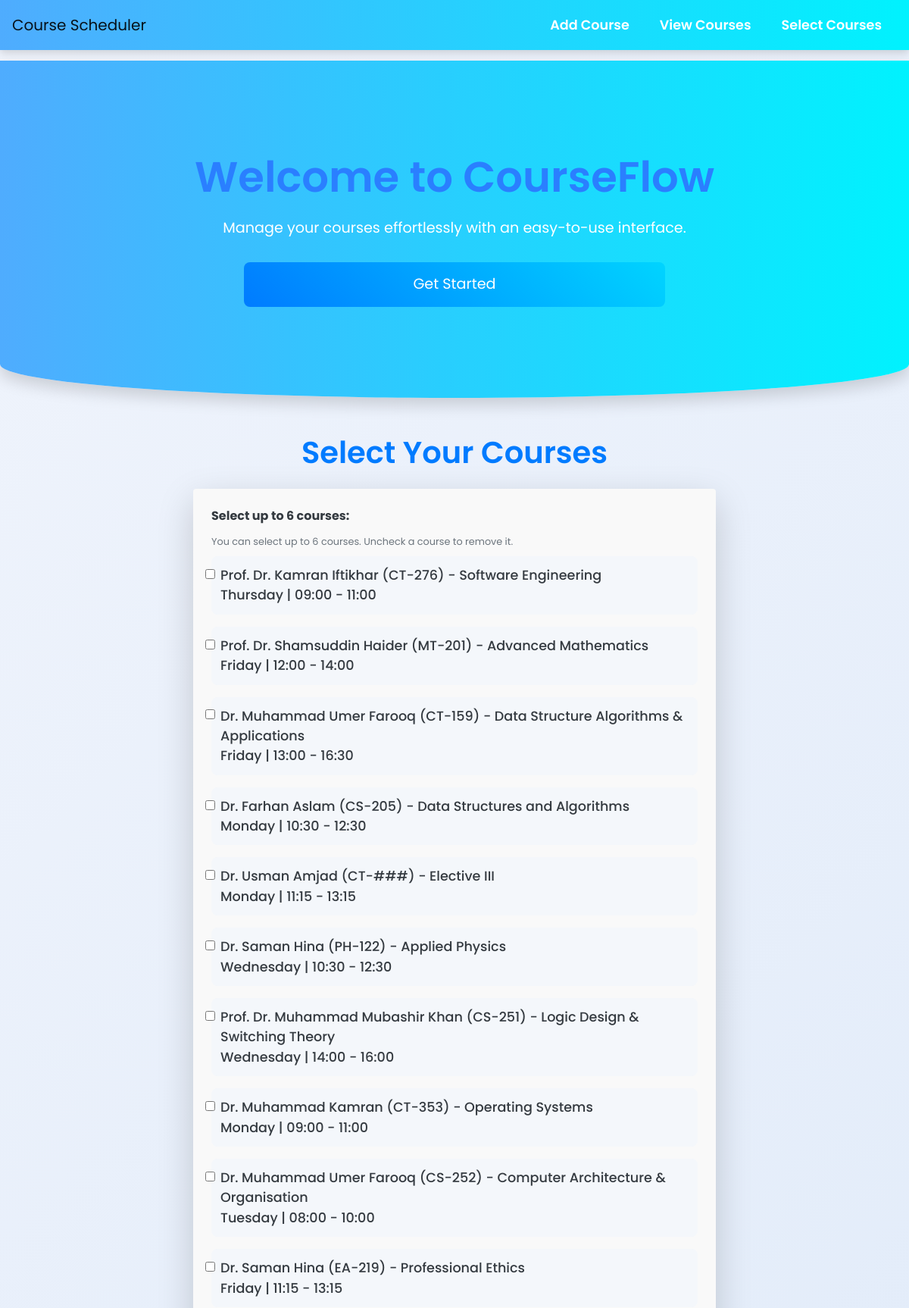
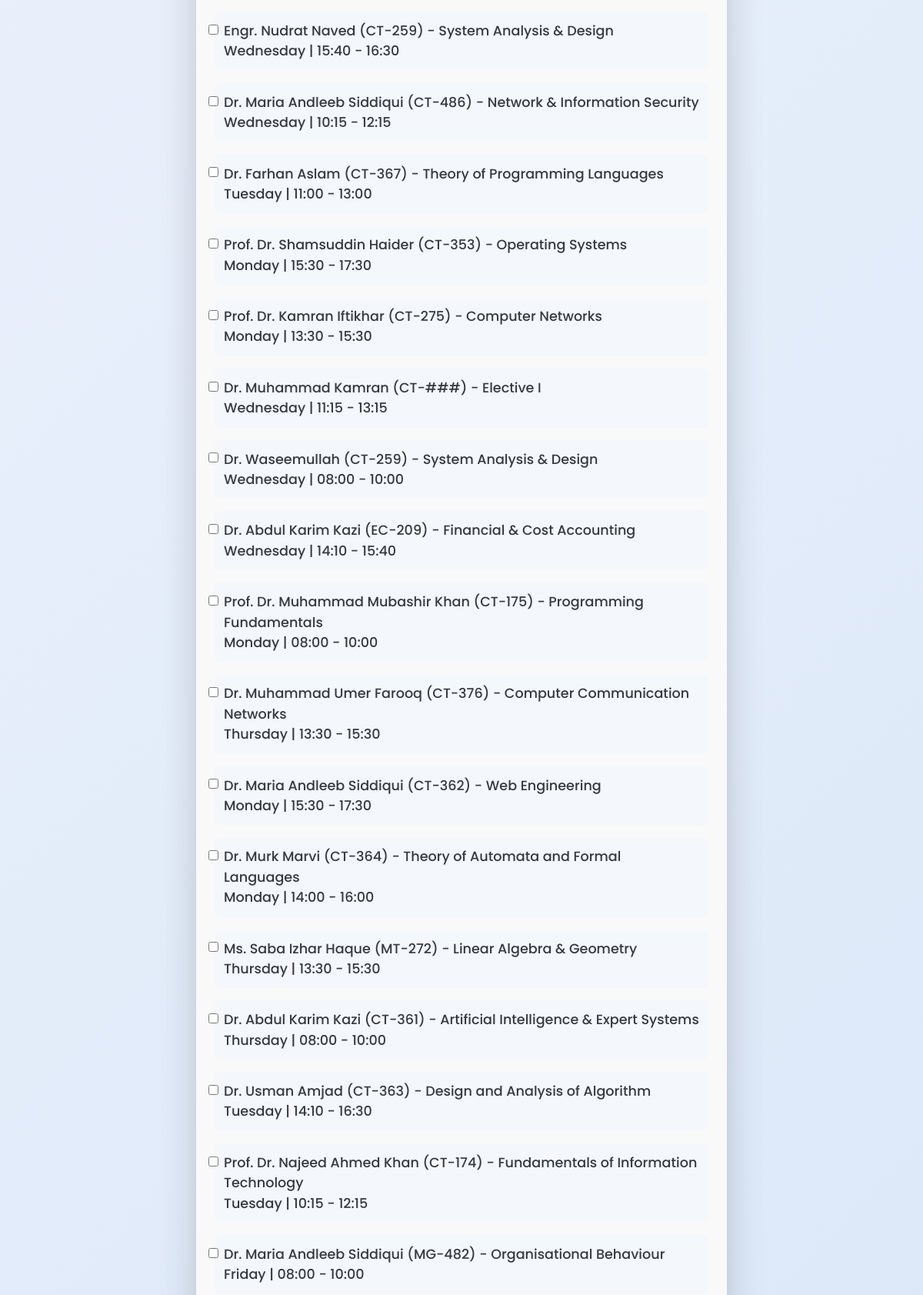
/select_courses (upper part), run on the app's committed database (2 pictures, top to bottom).
### tables this page shows
CREATE TABLE course_schedule (
        id INTEGER PRIMARY KEY AUTOINCREMENT,
        teacher_name TEXT NOT NULL,
        course_code TEXT NOT NULL,
        course_title TEXT NOT NULL,
        day_of_week TEXT NOT NULL,
        class_start_time TIME NOT NULL,
        class_end_time TIME NOT NULL,
        room INTEGER NOT NULL
    );

### app.py (the view, shortened to what this page needs)
@app.route('/select_courses', methods=['GET', 'POST'])
def select_courses():
    try:
        with get_db_connection() as conn:
            if conn:
                cursor = conn.cursor()
                cursor.execute("""
                    SELECT id, teacher_name, course_code , course_title, day_of_week, class_start_time, class_end_time
                    FROM course_schedule
                """)
                courses = cursor.fetchall()
            else:
                raise sqlite3.Error("Failed to connect to the database")
        selected_courses = session.get('selected_courses', [])
        return render_template('select_courses.html', courses=courses, selected_courses=selected_courses)
    except sqlite3.Error as e:
        flash(f"Database error: {e}", "danger")
        return render_template('select_courses.html', courses=[], selected_courses=[])

### app.py (called while the page is built)
def get_db_connection():
    try:
        conn = sqlite3.connect('university_schedule.db')
        conn.row_factory = sqlite3.Row  # Allows rows to behave like dictionaries
        return conn
    except sqlite3.Error as e:
        print(f"Database connection error: {e}")
        flash(f"Database error: {e}", "danger")
        return None

### templates/select_courses.html (shortened to what this page needs)
{% extends 'base.html' %}
{% block content %}
<div class="container mt-5">
  <h1 class="text-center mb-4 text-primary">Select Your Courses</h1>
  <div class="card shadow-lg p-4 rounded">
    <form method="POST" id="courseForm">
      <div class="form-group">
        <label class="font-weight-bold text-dark">Select up to 6 courses:</label><br />
        <small class="form-text text-muted">You can select up to 6 courses. Uncheck a course to remove it.</small>
        <div id="courseList">
          {% for course in courses %}
          <div class="form-check mb-3 course-item">
            <input
              class="form-check-input"
              type="checkbox"
              name="courses"
              value="{{ course[0] }}"
              id="course_{{ course[0] }}"
            />
            <label class="form-check-label text-dark" for="course_{{ course[0] }}">
              {{ course[1] }} ({{ course[2] }}) - {{ course[3] }}<br />
              {{ course[4] }} | {{ course[5] }} - {{ course[6] }}
            </label>
          </div>
          {% endfor %}
        </div>
      </div>
    </form>
  </div>
</div>
{% endblock %}

### templates/base.html (style rules this page uses)
body { font-family: "Poppins", sans-serif; background: linear-gradient(135deg, #f0f4fc, #dae7f8); color: #333; margin: 0; padding: 0; }
body { font-family: 'Poppins', sans-serif; background-color: #f7f7f7; margin: 0; padding: 0; }
h1, h2 { font-size: 2.5rem; font-weight: 600; }
.text-primary { color: #007bff !important; }
.text-center { text-align: center; }
.mb-4 { margin-bottom: 20px; }
.shadow-lg { box-shadow: 0 4px 12px rgba(0, 0, 0, 0.1); }

### templates/select_courses.html (style rules this page uses)
.container { max-width: 750px; margin-top: 40px; }
.card { background-color: #f9f9f9; border: none; box-shadow: 0 4px 8px rgba(0, 0, 0, 0.1); border-radius: 15px; padding: 25px; }
.form-check { padding: 12px; border-radius: 8px; margin: 10px 0; background-color: #f4f7fb; transition: background-color 0.3s ease; }
.form-check-input { margin-right: 10px; }
.form-check-label { font-size: 1.1em; font-weight: 500; }
h1 { font-size: 2.5em; font-weight: bold; color: #2a7fff; }
.form-group { margin-bottom: 30px; }
body { font-family: "Arial", sans-serif; color: #333; }
.font-weight-bold { font-weight: 700; }

### data on the page
course_schedule: teacher_name "Prof. Dr. Kamran Iftikhar", course_code "CT-276", course_title "Software Engineering", day_of_week "Thursday", class_start_time "09:00", class_end_time "11:00"
course_schedule: teacher_name "Prof. Dr. Shamsuddin Haider", course_code "MT-201", course_title "Advanced Mathematics", day_of_week "Friday", class_start_time "12:00", class_end_time "14:00"
course_schedule: teacher_name "Dr. Muhammad Umer Farooq", course_code "CT-159", course_title "Data Structure Algorithms & Applications", day_of_week "Friday", class_start_time "13:00", class_end_time "16:30"
course_schedule: teacher_name "Dr. Farhan Aslam", course_code "CS-205", course_title "Data Structures and Algorithms", day_of_week "Monday", class_start_time "10:30", class_end_time "12:30"
course_schedule: teacher_name "Dr. Usman Amjad", course_code "CT-###", course_title "Elective III", day_of_week "Monday", class_start_time "11:15", class_end_time "13:15"
course_schedule: teacher_name "Dr. Saman Hina", course_code "PH-122", course_title "Applied Physics", day_of_week "Wednesday", class_start_time "10:30", class_end_time "12:30"
course_schedule: teacher_name "Prof. Dr. Muhammad Mubashir Khan", course_code "CS-251", course_title "Logic Design & Switching Theory", day_of_week "Wednesday", class_start_time "14:00", class_end_time "16:00"
course_schedule: teacher_name "Dr. Muhammad Kamran", course_code "CT-353", course_title "Operating Systems", day_of_week "Monday", class_start_time "09:00", class_end_time "11:00"
course_schedule: teacher_name "Dr. Muhammad Umer Farooq", course_code "CS-252", course_title "Computer Architecture & Organisation", day_of_week "Tuesday", class_start_time "08:00", class_end_time "10:00"
course_schedule: teacher_name "Dr. Saman Hina", course_code "EA-219", course_title "Professional Ethics", day_of_week "Friday", class_start_time "11:15", class_end_time "13:15"
course_schedule: teacher_name "Engr. Nudrat Naved", course_code "CT-259", course_title "System Analysis & Design", day_of_week "Wednesday", class_start_time "15:40", class_end_time "16:30"
course_schedule: teacher_name "Dr. Maria Andleeb Siddiqui", course_code "CT-486", course_title "Network & Information Security", day_of_week "Wednesday", class_start_time "10:15", class_end_time "12:15"
course_schedule: teacher_name "Dr. Farhan Aslam", course_code "CT-367", course_title "Theory of Programming Languages", day_of_week "Tuesday", class_start_time "11:00", class_end_time "13:00"
course_schedule: teacher_name "Prof. Dr. Shamsuddin Haider", course_code "CT-353", course_title "Operating Systems", day_of_week "Monday", class_start_time "15:30", class_end_time "17:30"
course_schedule: teacher_name "Prof. Dr. Kamran Iftikhar", course_code "CT-275", course_title "Computer Networks", day_of_week "Monday", class_start_time "13:30", class_end_time "15:30"
course_schedule: teacher_name "Dr. Muhammad Kamran", course_code "CT-###", course_title "Elective I", day_of_week "Wednesday", class_start_time "11:15", class_end_time "13:15"
course_schedule: teacher_name "Dr. Waseemullah", course_code "CT-259", course_title "System Analysis & Design", day_of_week "Wednesday", class_start_time "08:00", class_end_time "10:00"
course_schedule: teacher_name "Dr. Abdul Karim Kazi", course_code "EC-209", course_title "Financial & Cost Accounting", day_of_week "Wednesday", class_start_time "14:10", class_end_time "15:40"
course_schedule: teacher_name "Prof. Dr. Muhammad Mubashir Khan", course_code "CT-175", course_title "Programming Fundamentals", day_of_week "Monday", class_start_time "08:00", class_end_time "10:00"
course_schedule: teacher_name "Dr. Muhammad Umer Farooq", course_code "CT-376", course_title "Computer Communication Networks", day_of_week "Thursday", class_start_time "13:30", class_end_time "15:30"
course_schedule: teacher_name "Dr. Maria Andleeb Siddiqui", course_code "CT-362", course_title "Web Engineering", day_of_week "Monday", class_start_time "15:30", class_end_time "17:30"
course_schedule: teacher_name "Dr. Murk Marvi", course_code "CT-364", course_title "Theory of Automata and Formal Languages", day_of_week "Monday", class_start_time "14:00", class_end_time "16:00"
course_schedule: teacher_name "Ms. Saba Izhar Haque", course_code "MT-272", course_title "Linear Algebra & Geometry", day_of_week "Thursday", class_start_time "13:30", class_end_time "15:30"
course_schedule: teacher_name "Dr. Abdul Karim Kazi", course_code "CT-361", course_title "Artificial Intelligence & Expert Systems", day_of_week "Thursday", class_start_time "08:00", class_end_time "10:00"
course_schedule: teacher_name "Dr. Usman Amjad", course_code "CT-363", course_title "Design and Analysis of Algorithm", day_of_week "Tuesday", class_start_time "14:10", class_end_time "16:30"
course_schedule: teacher_name "Prof. Dr. Najeed Ahmed Khan", course_code "CT-174", course_title "Fundamentals of Information Technology", day_of_week "Tuesday", class_start_time "10:15", class_end_time "12:15"
course_schedule: teacher_name "Dr. Maria Andleeb Siddiqui", course_code "MG-482", course_title "Organisational Behaviour", day_of_week "Friday", class_start_time "08:00", class_end_time "10:00"
